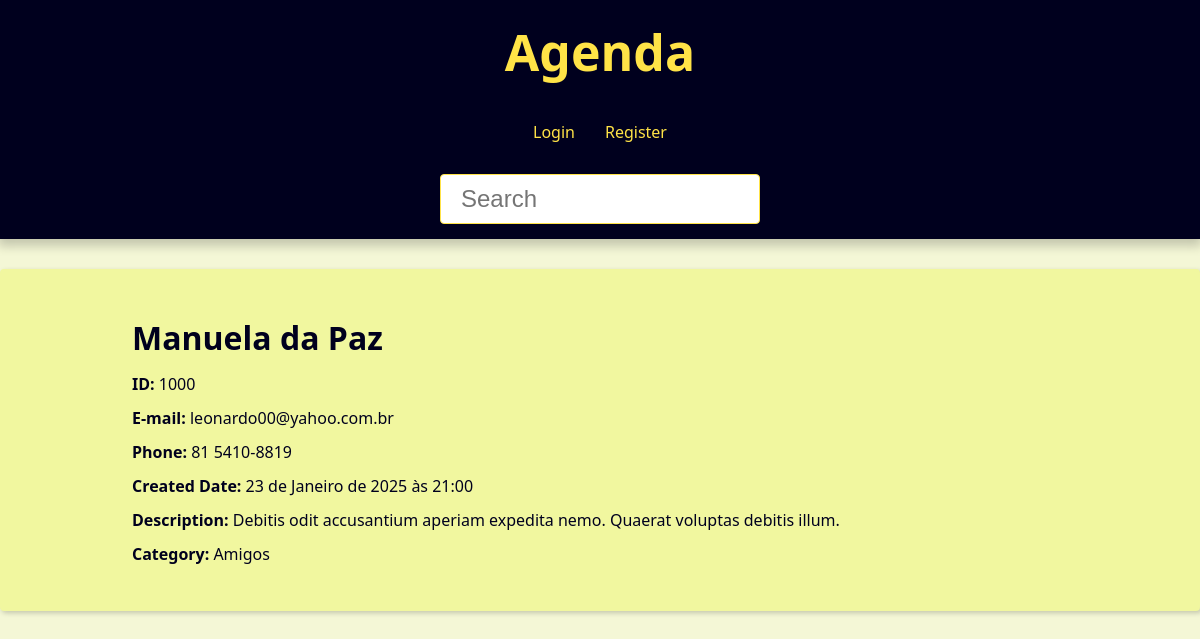
The app's page /contact/1000/ with its own data.
### contact/models.py (models this page shows, shortened)
class Contact(models.Model):
    first_name = models.CharField(max_length=50)
    last_name = models.CharField(max_length=50, blank=True)
    phone = models.CharField(max_length=19, blank=True)
    email = models.EmailField(max_length=254, blank=True)
    created_date = models.DateTimeField(default=timezone.now)
    description = models.TextField(blank=True)
    show = models.BooleanField(default=True)
    picture = models.ImageField(blank=True, upload_to= 'pictures/%Y/%m/')
    category = models.ForeignKey(
        Category,
        on_delete=models.SET_NULL,
        blank=True, null=True,
    )
    owner = models.ForeignKey(
        User,
        on_delete=models.SET_NULL,
        blank=True, null=True,
    )

class Category(models.Model):
    class Meta:
        verbose_name = 'Category'
        verbose_name_plural = 'Categories'
    name = models.CharField(max_length=50)

### contact/views/contact_views.py (the view)
# urls.py: path('contact/<int:contact_id>/', views.contact, name='contact'),
def contact(request, contact_id):
    single_contact = Contact.objects.filter(id=contact_id, show=True).first()
    if single_contact is None:
        raise Http404()
    title = f'{single_contact.first_name}\
                     {single_contact.last_name} - '
    context = {
        'contact': single_contact,
        'title': title,
    }
    return render(
        request,
        'contact/contact.html',
        context,
    )

### contact/templates/contact/contact.html (shortened to what this page needs)
{% extends "global/base.html" %}
{% block content %}
    <div class="single-contact">
        <h1 class="single-contact-name">
            {{ contact.first_name }} {{ contact.last_name }}
        </h1>
        <p><b>ID:</b> {{ contact.id }} </p>
        <p><b>E-mail:</b> {{ contact.email }} </p>
        <p><b>Phone:</b> {{ contact.phone }} </p>
        <p><b>Created Date:</b> {{ contact.created_date }} </p>
        <p><b>Description:</b> {{ contact.description }} </p>
        <p><b>Category:</b> {{ contact.category.name }} </p>
    </div>
{% endblock content %}

### base_static/global/css/static.css (style rules this page uses)
:root { --spacing: 1.5rem; --link-dark-color: rgb(0, 0, 0); --link-light-color: rgb(255, 227, 71); --clr-white: rgb(241, 247, 159); --clr-black: rgb(0, 0, 30); --clr-light-gray: rgb(244, 247, 214); --clr-dark-shadow-5: rgba(0, 0, 10, 5%); --clr-dark-shadow-10: rgba(0, 0, 10, 10%); --clr-dark-shadow-20: rgba(0, 0, 10, 20%); --clr-light-shadow-5: rgba(200, 200, 255, 5%); --clr-light-shadow-10: rgba(200, 200, 255, 10%); --clr-light-shadow-20: rgba(200, 200, 255, 20%); --main-page-width: 120rem; --table-min-width: 60rem; --biggest-font-size: 5rem; --bigger-font-size: 4rem; --big-font-size: 3.2rem; --medium-font-size: 2.4rem; --small-font-size: 1.6rem; --smaller-font-size: 1.4rem; --smallest-font-size: 1.2rem; --transition-fast: 300ms; --transition-medium: 600ms; --transition-slow: 1s; --default-border-radius: 4px; }
*, *::before, *::after { margin: 0; padding: 0; box-sizing: border-box; }
html { font-size: 62.5%; }
body { font-family: system-ui, -apple-system, BlinkMacSystemFont, 'Segoe UI', Roboto, Oxygen, Ubuntu, Cantarell, 'Open Sans', 'Helvetica Neue', sans-serif; line-height: 1.5; font-size: var(--small-font-size); color: var(--clr-black); -webkit-font-smoothing: antialiased; background: var(--clr-light-gray); }
@media (min-width: 600px) { .single-contact { max-width: 80%; margin: calc(var(--spacing) * 2) auto; } }
.single-contact h1 { margin: 1rem 0; }
.single-contact p { margin: 1rem 0; }

### records on screen
Contact: first_name "Manuela", last_name "da Paz", id "1000", email "leonardo00@yahoo.com.br", phone "81 5410-8819", created_date "23 de Janeiro de 2025 às 21:00", description "Debitis odit accusantium aperiam expedita nemo. Quaerat voluptas debitis illum.", category.name "Amigos"
